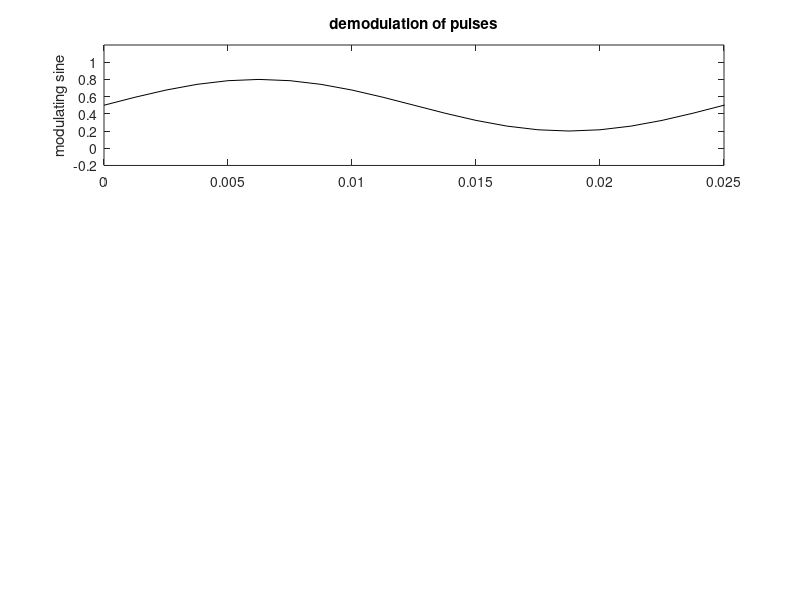

Reproduce this figure in MATLAB. (Note: this script raises an error after producing the figure.)
% Demodulation of  pulses
% the modulating signal is a sine
fa=40; %signal frequency in Hz
wa=2*pi*fa; %signal frequency in rad/s

nsc=20; %number of samples per signal period
fs=nsc*fa; %sampling frequency in Hz
tiv=1/fs; %time interval between samples;
t=0:tiv:(0.03-tiv); %time intervals set (0.03 seconds)

%sampling the modulating signal
a=0.5+0.3*sin(wa*t);

subplot(3,1,1);
plot(t,a,'k');
ylabel('modulating sine'); title('demodulation of pulses');
axis([0 0.025 -0.2 1.2]);

%PWM modulation
[PWMy,ty]=modulate(a,fa,fs,'pwm','centered');
%PWM demodulation
PWMa=demod(PWMy,fa,fs,'pwm','centered');
subplot(3,1,2)
plot(t,PWMa,'k');
ylabel('PWM');
axis([0 0.025 -0.2 1.2]);

%PTM modulation
[PTMy,ty]=modulate(a,fa,fs,'ptm',0.1);
%PTM demodulation
PTMa=demod(PTMy,fa,fs,'ptm');
subplot(3,1,3)
plot(t,PTMa,'k');
ylabel('PTM');
axis([0 0.025 -0.2 1.2]);
xlabel('seconds');
